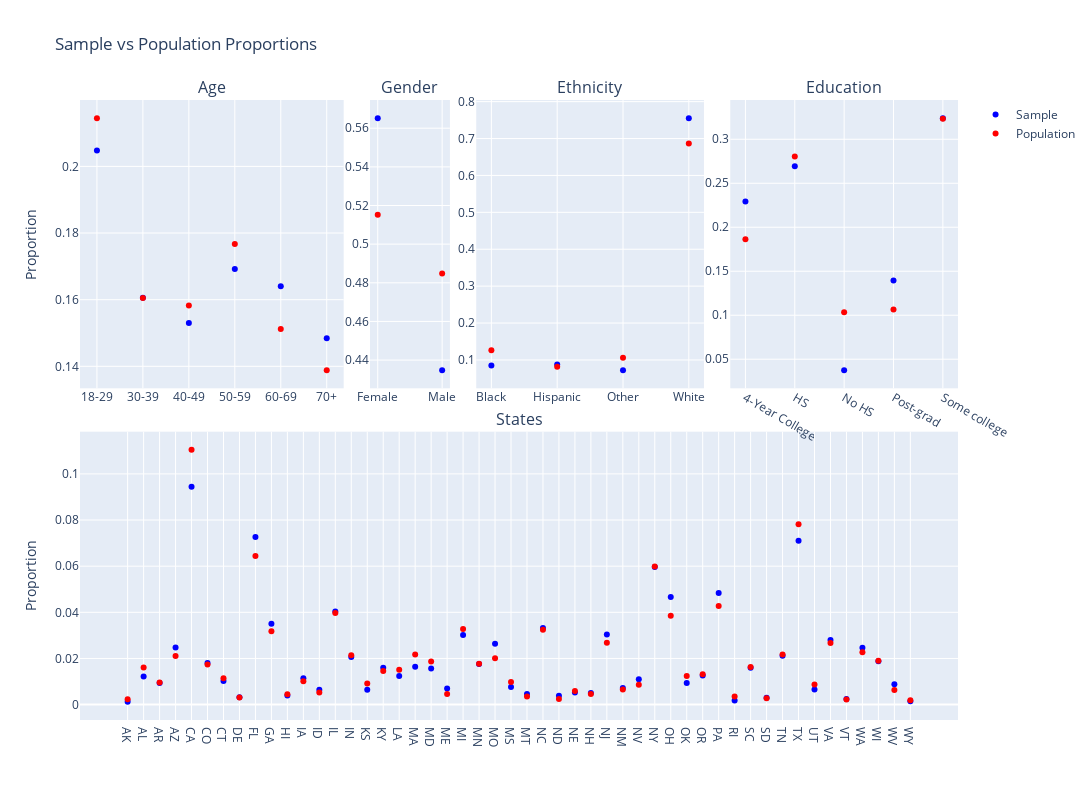

The notebook cell this image was saved under:
### Code cell
# Initialize figure with subplots
fig = make_subplots(rows=2, cols=4, subplot_titles=("Age", "Gender", "Ethnicity", "Education", "States"), 
                    column_widths=[0.33, 0.1, 0.285, 0.285], specs=[[{}, {}, {},{}],
           [{"colspan": 4}, None, None, None]], horizontal_spacing = 0.03, vertical_spacing = 0.07)

fig.add_trace(go.Scatter(name="Sample", x= age.age, y=age.Sample, mode="markers",
                         marker_color = "blue"), row=1, col=1)
fig.add_trace(go.Scatter(name = "Population", x= age.age, y=age.Population, mode="markers",
                         marker_color = "red"), row=1, col=1)
fig.add_trace(go.Scatter(x= gender.sex, y=gender.Sample, mode="markers", 
                         marker_color = "blue", showlegend=False), row=1, col=2)
fig.add_trace(go.Scatter(x= gender.sex, y=gender.Population, mode="markers", 
                         marker_color = "red", showlegend=False), row=1, col=2)
fig.add_trace(go.Scatter(x= ethnicity.eth, y=ethnicity.Sample, mode="markers", 
                         marker_color = "blue", showlegend=False), row=1, col=3)
fig.add_trace(go.Scatter(x= ethnicity.eth, y=ethnicity.Population, mode="markers", 
                         marker_color = "red", showlegend=False), row=1, col=3)
fig.add_trace(go.Scatter(x= educ.educ, y=educ.Sample, mode="markers", 
                         marker_color = "blue", showlegend=False), row=1, col=4)
fig.add_trace(go.Scatter(x= educ.educ, y=educ.Population, mode="markers", 
                         marker_color = "red", showlegend=False), row=1, col=4)
fig.add_trace(go.Scatter(x= state.state, y=state.Sample, mode="markers", 
                         marker_color = "blue", showlegend=False), row=2, col=1)
fig.add_trace(go.Scatter(x= state.state, y=state.Population, mode="markers", 
                         marker_color = "red", showlegend=False), row=2, col=1)

fig.update_yaxes(title_text="Proportion", row=1, col=1)
fig.update_yaxes(title_text="Proportion", row=2, col=1)
fig.update_layout(title_text="Sample vs Population Proportions", width = 1900, height=800)
fig.show()

### Figure 1 — Plotly figure (JSON) as saved in the notebook; plotly's stock layout.template omitted (floating-point values rounded to 4 significant figures)
{"data": [{"marker": {"color": "blue"}, "mode": "markers", "name": "Sample", "type": "scatter", "x": ["18-29", "30-39", "40-49", "50-59", "60-69", "70+"], "xaxis": "x", "y": [0.2048, 0.1606, 0.153, 0.1692, 0.164, 0.1484], "yaxis": "y"}, {"marker": {"color": "red"}, "mode": "markers", "name": "Population", "type": "scatter", "x": ["18-29", "30-39", "40-49", "50-59", "60-69", "70+"], "xaxis": "x", "y": [0.2145, 0.1605, 0.1583, 0.1767, 0.1512, 0.1389], "yaxis": "y"}, {"marker": {"color": "blue"}, "mode": "markers", "showlegend": false, "type": "scatter", "x": ["Female", "Male"], "xaxis": "x2", "y": [0.5652, 0.4348], "yaxis": "y2"}, {"marker": {"color": "red"}, "mode": "markers", "showlegend": false, "type": "scatter", "x": ["Female", "Male"], "xaxis": "x2", "y": [0.5152, 0.4848], "yaxis": "y2"}, {"marker": {"color": "blue"}, "mode": "markers", "showlegend": false, "type": "scatter", "x": ["Black", "Hispanic", "Other", "White"], "xaxis": "x3", "y": [0.085, 0.0874, 0.0724, 0.7552], "yaxis": "y3"}, {"marker": {"color": "red"}, "mode": "markers", "showlegend": false, "type": "scatter", "x": ["Black", "Hispanic", "Other", "White"], "xaxis": "x3", "y": [0.1264, 0.08162, 0.1057, 0.6863], "yaxis": "y3"}, {"marker": {"color": "blue"}, "mode": "markers", "showlegend": false, "type": "scatter", "x": ["4-Year College", "HS", "No HS", "Post-grad", "Some college"], "xaxis": "x4", "y": [0.2294, 0.2694, 0.0376, 0.1396, 0.324], "yaxis": "y4"}, {"marker": {"color": "red"}, "mode": "markers", "showlegend": false, "type": "scatter", "x": ["4-Year College", "HS", "No HS", "Post-grad", "Some college"], "xaxis": "x4", "y": [0.1865, 0.2803, 0.1035, 0.1064, 0.3232], "yaxis": "y4"}, {"marker": {"color": "blue"}, "mode": "markers", "showlegend": false, "type": "scatter", "x": ["AK", "AL", "AR", "AZ", "CA", "CO", "CT", "DE", "FL", "GA", "HI", "IA", "ID", "IL", "IN", "KS", "KY", "LA", "MA", "MD", "ME", "MI", "MN", "MO", "MS", "MT", "NC", "ND", "NE", "NH", "NJ", "NM", "NV", "NY", "OH", "OK", "OR", "PA", "RI", "SC", "SD", "TN", "TX", "UT", "VA", "VT", "WA", "WI", "WV", "WY"], "xaxis": "x5", "y": [0.0012, 0.0122, 0.0094, 0.0248, 0.0944, 0.018, 0.0102, 0.0032, 0.0726, 0.035, 0.004, 0.0114, 0.0064, 0.0404, 0.0206, 0.0064, 0.016, 0.0124, 0.0164, 0.0156, 0.007, 0.0302, 0.0176, 0.0264, 0.0076, 0.0046, 0.0332, 0.0038, 0.0052, 0.005, 0.0304, 0.0072, 0.011, 0.0596, 0.0466, 0.0094, 0.0126, 0.0484, 0.0018, 0.016, 0.003, 0.0212, 0.071, 0.0066, 0.028, 0.0024, 0.0246, 0.0188, 0.0088, 0.0014], "yaxis": "y5"}, {"marker": {"color": "red"}, "mode": "markers", "showlegend": false, "type": "scatter", "x": ["AK", "AL", "AR", "AZ", "CA", "CO", "CT", "DE", "FL", "GA", "HI", "IA", "ID", "IL", "IN", "KS", "KY", "LA", "MA", "MD", "ME", "MI", "MN", "MO", "MS", "MT", "NC", "ND", "NE", "NH", "NJ", "NM", "NV", "NY", "OH", "OK", "OR", "PA", "RI", "SC", "SD", "TN", "TX", "UT", "VA", "VT", "WA", "WI", "WV", "WY"], "xaxis": "x5", "y": [0.002323, 0.01607, 0.009603, 0.02107, 0.1104, 0.01742, 0.01138, 0.00308, 0.06444, 0.03176, 0.004458, 0.01014, 0.005226, 0.03966, 0.02135, 0.009094, 0.01461, 0.01512, 0.02172, 0.01866, 0.004642, 0.03272, 0.01769, 0.02009, 0.009761, 0.00352, 0.03247, 0.002465, 0.005948, 0.004593, 0.02679, 0.006501, 0.008641, 0.05989, 0.03852, 0.01236, 0.01316, 0.0427, 0.003459, 0.01633, 0.002785, 0.02173, 0.07817, 0.008689, 0.02669, 0.00217, 0.02265, 0.01903, 0.006312, 0.001893], "yaxis": "y5"}], "layout": {"annotations": [{"font": {"size": 16}, "showarrow": false, "text": "Age", "x": 0.1502, "xanchor": "center", "xref": "paper", "y": 1.0, "yanchor": "bottom", "yref": "paper"}, {"font": {"size": 16}, "showarrow": false, "text": "Gender", "x": 0.3758, "xanchor": "center", "xref": "paper", "y": 1.0, "yanchor": "bottom", "yref": "paper"}, {"font": {"size": 16}, "showarrow": false, "text": "Ethnicity", "x": 0.581, "xanchor": "center", "xref": "paper", "y": 1.0, "yanchor": "bottom", "yref": "paper"}, {"font": {"size": 16}, "showarrow": false, "text": "Education", "x": 0.8703, "xanchor": "center", "xref": "paper", "y": 1.0, "yanchor": "bottom", "yref": "paper"}, {"font": {"size": 16}, "showarrow": false, "text": "States", "x": 0.5, "xanchor": "center", "xref": "paper", "y": 0.465, "yanchor": "bottom", "yref": "paper"}], "height": 800, "title": {"text": "Sample vs Population Proportions"}, "width": 1900, "xaxis": {"anchor": "y", "domain": [0, 0.3003]}, "xaxis2": {"anchor": "y2", "domain": [0.3303, 0.4213]}, "xaxis3": {"anchor": "y3", "domain": [0.4513, 0.7107]}, "xaxis4": {"anchor": "y4", "domain": [0.7406, 1.0]}, "xaxis5": {"anchor": "y5", "domain": [0, 1.0]}, "yaxis": {"anchor": "x", "domain": [0.535, 1.0], "title": {"text": "Proportion"}}, "yaxis2": {"anchor": "x2", "domain": [0.535, 1.0]}, "yaxis3": {"anchor": "x3", "domain": [0.535, 1.0]}, "yaxis4": {"anchor": "x4", "domain": [0.535, 1.0]}, "yaxis5": {"anchor": "x5", "domain": [0, 0.465], "title": {"text": "Proportion"}}}}
